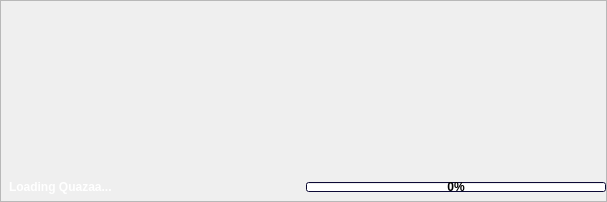
<?xml version="1.0" encoding="UTF-8"?>
<ui version="4.0">
 <class>DialogSplash</class>
 <widget class="QDialog" name="DialogSplash">
  <property name="windowModality">
   <enum>Qt::ApplicationModal</enum>
  </property>
  <property name="geometry">
   <rect>
    <x>0</x>
    <y>0</y>
    <width>607</width>
    <height>202</height>
   </rect>
  </property>
  <property name="windowTitle">
   <string>Quazaa</string>
  </property>
  <property name="windowIcon">
   <iconset resource="../Resource.qrc">
    <normaloff>:/Resource/Quazaa.png</normaloff>:/Resource/Quazaa.png</iconset>
  </property>
  <property name="styleSheet">
   <string notr="true"/>
  </property>
  <property name="modal">
   <bool>true</bool>
  </property>
  <layout class="QGridLayout" name="gridLayout">
   <property name="margin">
    <number>0</number>
   </property>
   <property name="spacing">
    <number>0</number>
   </property>
   <item row="0" column="0">
    <widget class="QFrame" name="frameSplashBackground">
     <property name="styleSheet">
      <string notr="true">QFrame {
	border-image: url(:/Resource/Splash.png) repeat;
}</string>
     </property>
     <property name="frameShape">
      <enum>QFrame::StyledPanel</enum>
     </property>
     <property name="frameShadow">
      <enum>QFrame::Raised</enum>
     </property>
     <layout class="QGridLayout" name="gridLayout_2">
      <property name="margin">
       <number>0</number>
      </property>
      <property name="spacing">
       <number>0</number>
      </property>
      <item row="3" column="0">
       <widget class="QFrame" name="frameSplashFooter">
        <property name="styleSheet">
         <string notr="true">QFrame {
	border-image: url(:/Resource/HeaderBackground.png) repeat;
	min-height: 28;
	max-height: 28;
}</string>
        </property>
        <property name="frameShape">
         <enum>QFrame::NoFrame</enum>
        </property>
        <property name="frameShadow">
         <enum>QFrame::Raised</enum>
        </property>
        <layout class="QGridLayout" name="gridLayout_5">
         <property name="horizontalSpacing">
          <number>2</number>
         </property>
         <property name="verticalSpacing">
          <number>0</number>
         </property>
         <property name="margin">
          <number>0</number>
         </property>
         <item row="0" column="0" rowspan="3">
          <widget class="QLabel" name="labelStatus">
           <property name="sizePolicy">
            <sizepolicy hsizetype="MinimumExpanding" vsizetype="Preferred">
             <horstretch>0</horstretch>
             <verstretch>0</verstretch>
            </sizepolicy>
           </property>
           <property name="palette">
            <palette>
             <active>
              <colorrole role="WindowText">
               <brush brushstyle="SolidPattern">
                <color alpha="255">
                 <red>255</red>
                 <green>255</green>
                 <blue>255</blue>
                </color>
               </brush>
              </colorrole>
              <colorrole role="Button">
               <brush brushstyle="SolidPattern">
                <color alpha="0">
                 <red>0</red>
                 <green>0</green>
                 <blue>0</blue>
                </color>
               </brush>
              </colorrole>
              <colorrole role="Text">
               <brush brushstyle="SolidPattern">
                <color alpha="255">
                 <red>255</red>
                 <green>255</green>
                 <blue>255</blue>
                </color>
               </brush>
              </colorrole>
              <colorrole role="ButtonText">
               <brush brushstyle="SolidPattern">
                <color alpha="255">
                 <red>255</red>
                 <green>255</green>
                 <blue>255</blue>
                </color>
               </brush>
              </colorrole>
              <colorrole role="Base">
               <brush brushstyle="SolidPattern">
                <color alpha="0">
                 <red>0</red>
                 <green>0</green>
                 <blue>0</blue>
                </color>
               </brush>
              </colorrole>
              <colorrole role="Window">
               <brush brushstyle="SolidPattern">
                <color alpha="0">
                 <red>0</red>
                 <green>0</green>
                 <blue>0</blue>
                </color>
               </brush>
              </colorrole>
             </active>
             <inactive>
              <colorrole role="WindowText">
               <brush brushstyle="SolidPattern">
                <color alpha="255">
                 <red>255</red>
                 <green>255</green>
                 <blue>255</blue>
                </color>
               </brush>
              </colorrole>
              <colorrole role="Button">
               <brush brushstyle="SolidPattern">
                <color alpha="0">
                 <red>0</red>
                 <green>0</green>
                 <blue>0</blue>
                </color>
               </brush>
              </colorrole>
              <colorrole role="Text">
               <brush brushstyle="SolidPattern">
                <color alpha="255">
                 <red>255</red>
                 <green>255</green>
                 <blue>255</blue>
                </color>
               </brush>
              </colorrole>
              <colorrole role="ButtonText">
               <brush brushstyle="SolidPattern">
                <color alpha="255">
                 <red>255</red>
                 <green>255</green>
                 <blue>255</blue>
                </color>
               </brush>
              </colorrole>
              <colorrole role="Base">
               <brush brushstyle="SolidPattern">
                <color alpha="0">
                 <red>0</red>
                 <green>0</green>
                 <blue>0</blue>
                </color>
               </brush>
              </colorrole>
              <colorrole role="Window">
               <brush brushstyle="SolidPattern">
                <color alpha="0">
                 <red>0</red>
                 <green>0</green>
                 <blue>0</blue>
                </color>
               </brush>
              </colorrole>
             </inactive>
             <disabled>
              <colorrole role="WindowText">
               <brush brushstyle="SolidPattern">
                <color alpha="255">
                 <red>255</red>
                 <green>255</green>
                 <blue>255</blue>
                </color>
               </brush>
              </colorrole>
              <colorrole role="Button">
               <brush brushstyle="SolidPattern">
                <color alpha="0">
                 <red>0</red>
                 <green>0</green>
                 <blue>0</blue>
                </color>
               </brush>
              </colorrole>
              <colorrole role="Text">
               <brush brushstyle="SolidPattern">
                <color alpha="255">
                 <red>255</red>
                 <green>255</green>
                 <blue>255</blue>
                </color>
               </brush>
              </colorrole>
              <colorrole role="ButtonText">
               <brush brushstyle="SolidPattern">
                <color alpha="255">
                 <red>255</red>
                 <green>255</green>
                 <blue>255</blue>
                </color>
               </brush>
              </colorrole>
              <colorrole role="Base">
               <brush brushstyle="SolidPattern">
                <color alpha="0">
                 <red>0</red>
                 <green>0</green>
                 <blue>0</blue>
                </color>
               </brush>
              </colorrole>
              <colorrole role="Window">
               <brush brushstyle="SolidPattern">
                <color alpha="0">
                 <red>0</red>
                 <green>0</green>
                 <blue>0</blue>
                </color>
               </brush>
              </colorrole>
             </disabled>
            </palette>
           </property>
           <property name="styleSheet">
            <string notr="true">font-weight: bold;
color: white;
background-color: transparent;
padding-left: 5px;</string>
           </property>
           <property name="text">
            <string>Loading Quazaa...</string>
           </property>
          </widget>
         </item>
         <item row="1" column="2">
          <widget class="QProgressBar" name="progressBarStatus">
           <property name="sizePolicy">
            <sizepolicy hsizetype="MinimumExpanding" vsizetype="Fixed">
             <horstretch>1</horstretch>
             <verstretch>0</verstretch>
            </sizepolicy>
           </property>
           <property name="maximumSize">
            <size>
             <width>300</width>
             <height>10</height>
            </size>
           </property>
           <property name="palette">
            <palette>
             <active>
              <colorrole role="WindowText">
               <brush brushstyle="SolidPattern">
                <color alpha="255">
                 <red>255</red>
                 <green>255</green>
                 <blue>255</blue>
                </color>
               </brush>
              </colorrole>
              <colorrole role="Window">
               <brush brushstyle="SolidPattern">
                <color alpha="255">
                 <red>17</red>
                 <green>13</green>
                 <blue>75</blue>
                </color>
               </brush>
              </colorrole>
             </active>
             <inactive>
              <colorrole role="WindowText">
               <brush brushstyle="SolidPattern">
                <color alpha="255">
                 <red>255</red>
                 <green>255</green>
                 <blue>255</blue>
                </color>
               </brush>
              </colorrole>
              <colorrole role="Window">
               <brush brushstyle="SolidPattern">
                <color alpha="255">
                 <red>17</red>
                 <green>13</green>
                 <blue>75</blue>
                </color>
               </brush>
              </colorrole>
             </inactive>
             <disabled>
              <colorrole role="WindowText">
               <brush brushstyle="SolidPattern">
                <color alpha="255">
                 <red>118</red>
                 <green>116</green>
                 <blue>108</blue>
                </color>
               </brush>
              </colorrole>
              <colorrole role="Window">
               <brush brushstyle="SolidPattern">
                <color alpha="255">
                 <red>17</red>
                 <green>13</green>
                 <blue>75</blue>
                </color>
               </brush>
              </colorrole>
             </disabled>
            </palette>
           </property>
           <property name="styleSheet">
            <string notr="true">font-weight: bold;
max-height: 10px;
min-height: 10px;
max-width: 300px;
min-width: 300px;</string>
           </property>
           <property name="value">
            <number>0</number>
           </property>
          </widget>
         </item>
         <item row="1" column="1">
          <spacer name="horizontalSpacerFooter">
           <property name="orientation">
            <enum>Qt::Horizontal</enum>
           </property>
           <property name="sizeHint" stdset="0">
            <size>
             <width>0</width>
             <height>0</height>
            </size>
           </property>
          </spacer>
         </item>
        </layout>
       </widget>
      </item>
      <item row="2" column="0">
       <widget class="QLabel" name="labelLogo">
        <property name="styleSheet">
         <string notr="true">background-color: transparent;
min-height: 172px;
max-height: 172px;
min-width: 605px;
max-width: 605px;
border-image: url(:/Resource/QuazaaLogo.png);</string>
        </property>
        <property name="text">
         <string/>
        </property>
       </widget>
      </item>
     </layout>
    </widget>
   </item>
  </layout>
 </widget>
 <resources>
  <include location="../Resource.qrc"/>
 </resources>
 <connections/>
</ui>
